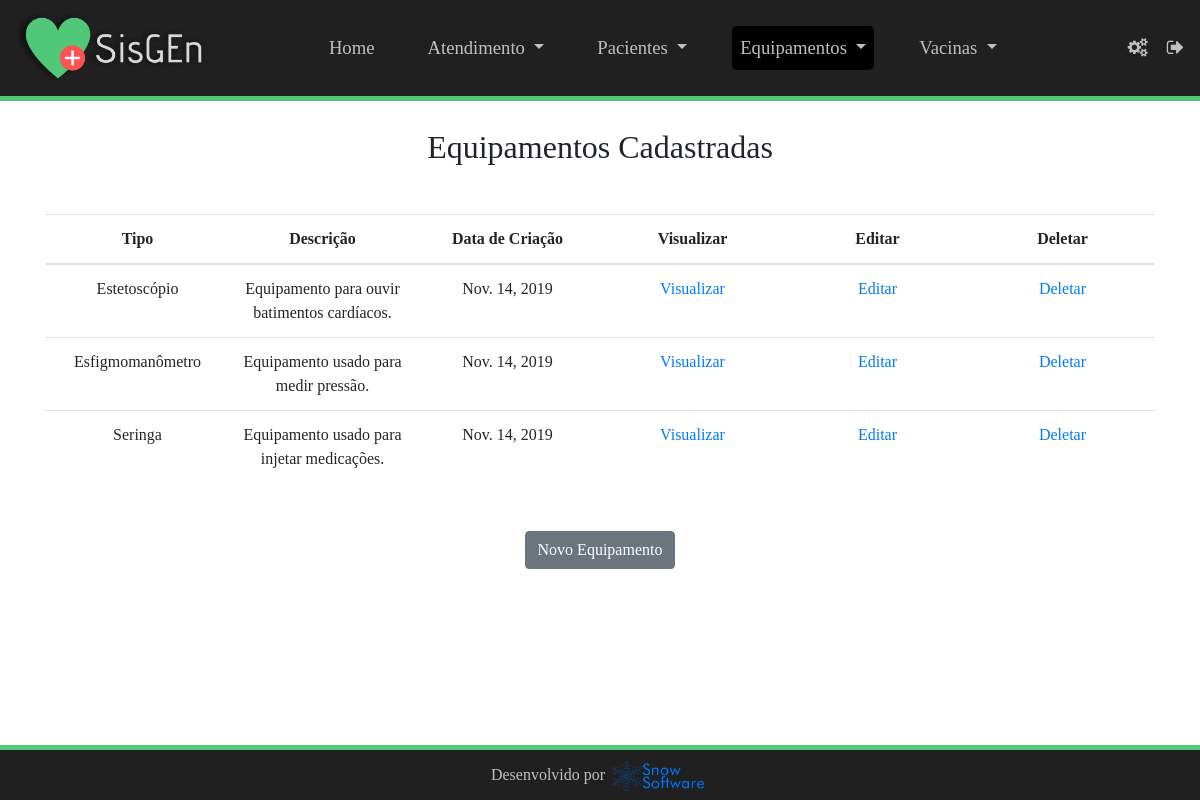
Screenshot of /equipamentos (signed in) with the database file from the repository.
### sisgen/models.py (models this page shows, shortened)
class Equipamento(models.Model):
    tipoEquipamento = models.CharField(max_length=20, verbose_name='Equipamento:')
    descricaoEquipamento = models.TextField(verbose_name='Descrição:')
    registroEquipamento = models.DateField(default=datetime.now, verbose_name='Data de Registro:')

### sisgen/views.py (the view)
# urls.py: path('equipamentos', views.EquipamentoList.as_view(), name='equipamento_list'),
class EquipamentoList(ListView):
    model = Equipamento

### sisgen/templates/sisgen/equipamento_list.html (shortened to what this page needs)
<!DOCTYPE html>
<html lang="pt-br">
{% load static %}
{% load crispy_forms_tags %}
  <head>
    <link rel="stylesheet" href="https://stackpath.bootstrapcdn.com/font-awesome/4.7.0/css/font-awesome.min.css">
    <link rel="stylesheet" href="https://stackpath.bootstrapcdn.com/bootstrap/4.3.1/css/bootstrap.min.css">
    <link rel="stylesheet" type="text/css" href="{% static 'sisgen/css/estilo.css' %}">
    <link rel="stylesheet" type="text/css" href="{% static 'sisgen/css/estilo_registros1.css' %}">
  </head>
  <body>
    {% if user.is_authenticated %}
      <nav class="navbar navbar-expand-lg sticky-top" id="divmenu">
        <a class="navbar-brand" href="#" id="logo"><img src="{% static 'sisgen/img/logosisgen.png' %}"/></a>
        <div class="collapse navbar-collapse" id="collapsibleNavbar">
          <ul class="navbar-nav" id="menu" style="margin: auto!important">
            <li class="nav-item px-3">
              <a class="nav-link" href="{% url "index"%}">Home</a>
            </li>
            <li class="nav-item dropdown px-3">
              <a class="nav-link dropdown-toggle" href="atendimento1.html" id="navbarDropdown" role="button" data-toggle="dropdown" aria-haspopup="true" aria-expanded="false">
                Atendimento
              </a>
            </li>
            <li class="nav-item dropdown px-3">
              <a class="nav-link dropdown-toggle" href="paciente1.html" id="navbarDropdown" role="button" data-toggle="dropdown" aria-haspopup="true" aria-expanded="false">
                Pacientes
              </a>
            </li>
            <li class="nav-item dropdown px-3">
              <a class="nav-link dropdown-toggle active" href="equipamento1.html" id="navbarDropdown" role="button" data-toggle="dropdown" aria-haspopup="true" aria-expanded="false">
                Equipamentos
              </a>
            </li>
            <li class="nav-item dropdown px-3">
              <a class="nav-link dropdown-toggle" href="vacina1.html" id="navbarDropdown" role="button" data-toggle="dropdown" aria-haspopup="true" aria-expanded="false">
                Vacinas
              </a>
            </li>
          </ul>
          <a href="{% url 'alterar-senha'%}" id="login" data-toggle="tooltip" data-placement="bottom" title="Alterar Senha"><span class="fa fa-cogs mx-1"></span></a>
          <a href="{% url 'logout'%}" id="login" data-toggle="tooltip" data-placement="bottom" title="Logout"><span class="fa fa-sign-out mx-1w"></span></a>
        </div>
      </nav>
      <div style="width: 100%; height: 5px; background-color: #50c878; position: fixed; z-index: 1;"></div>
      <div class="container text-center mt-2 mb-5"><br/>
          <h2>Equipamentos Cadastradas</h2>
          <table class="table table-lg my-5" style="width: 100%; table-layout:fixed">
          <thead>
            <tr>
              <th>Tipo</th><th>Descrição</th><th>Data de Criação</th><th>Visualizar</th><th>Editar</th><th>Deletar</th>
            </tr>
          </thead>
           <tbody>
            {% for equipamento in object_list %}
            <tr>
              <td>{{ equipamento.tipoEquipamento }}</td>
              <td>{{ equipamento.descricaoEquipamento }}</td>
              <td>{{ equipamento.registroEquipamento }}</td>
              <td><a href="{% url "equipamento_view" equipamento.id %}">Visualizar</a></td>
              <td><a href="{% url "equipamento_edit" equipamento.id %}">Editar</a></td>
              <td><a href="{% url "equipamento_delete" equipamento.id %}">Deletar</a></td>
            </tr>
            {% endfor %}
          </tbody>
        </table>
        <a  href="{% url "equipamento_new"%}" class="btn btn-secondary mx-4" name="btnNova" id="btnNova">Novo Equipamento</a>
        <br/><br/>
      </div>
      <div style="width: 100%; height: 5px; background-color: #50c878; position: fixed; bottom: 50px;"></div>
      <footer class="footer fixed-bottom p-2">
        <div class="container-fluid text-center">
          <p>Desenvolvido por </p> <img src="{% static 'sisgen/img/logo.png' %}"/>
        </div>
      </footer>
    {% else %}
      <script type="text/javascript">
        window.location.href='{% url "login"%}';
      </script>
    {% endif %}
  </body>
  </body>
</html>

### sisgen/static/sisgen/css/estilo.css (style rules this page uses)
body { font-family: 'Gotham'; }
body nav#divmenu { background-color: #202020; }
body nav#divmenu div a#login { font-size: 14pt; color: #c0c0c0; position: relative; margin-left: 15px; text-decoration: none; }
body nav#divmenu a#logo img { width: 190px; }
body nav#divmenu div ul li { margin-right: 5px; font-size: 14pt; }
body nav#divmenu div ul#menu li a { color: #c0c0c0; border-radius: 5px; }
body nav#divmenu div ul#menu li a.active { background-color: black; }
footer { color: #c0c0c0; background-color: #202020; position: relative; height: 50px; width: 100%; }
footer div { font-size: 12pt; }
footer div p { display: inline-block; }
footer div img { width: 100px; }

### sisgen/static/sisgen/css/estilo_registros1.css (style rules this page uses)
body td { word-wrap:break-word; }

### rows the page displays
Equipamento: tipoEquipamento "Estetoscópio", descricaoEquipamento "Equipamento para ouvir batimentos cardíacos.", registroEquipamento "Nov. 14, 2019"
Equipamento: tipoEquipamento "Esfigmomanômetro", descricaoEquipamento "Equipamento usado para medir pressão.", registroEquipamento "Nov. 14, 2019"
Equipamento: tipoEquipamento "Seringa", descricaoEquipamento "Equipamento usado para injetar medicações.", registroEquipamento "Nov. 14, 2019"
